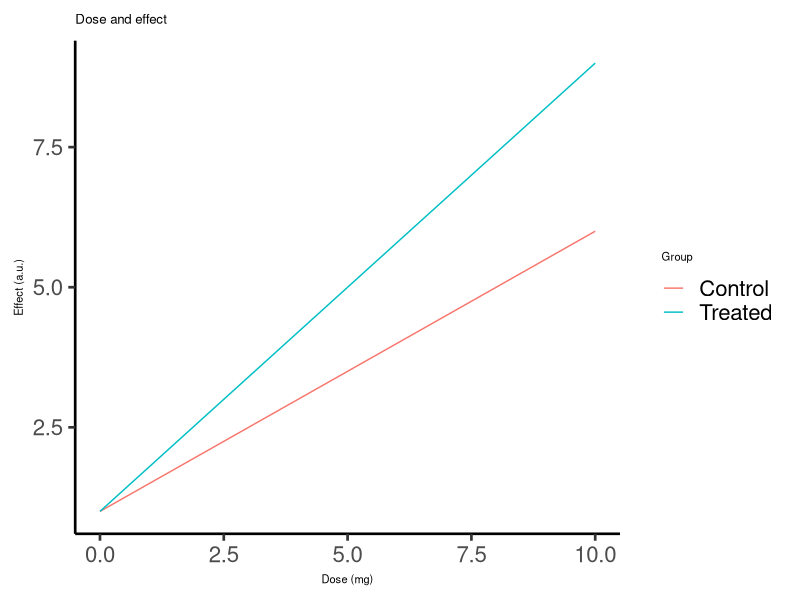

R code for this plot:
library(ggplot2)

df <- data.frame(
  dose = rep(seq(0, 10, length.out = 12), 2),
  effect = c(seq(1, 6, length.out = 12), seq(1, 9, length.out = 12)),
  group = rep(c("Control", "Treated"), each = 12)
)
p <- ggplot(df, aes(dose, effect, colour = group)) +
  geom_line() +
  labs(title = "Dose and effect", x = "Dose (mg)", y = "Effect (a.u.)", colour = "Group") +
  theme_classic(base_size = 20) +
  theme(title = element_text(size = 8))

ggsave("title.png", p, width = 8, height = 6, dpi = 300)
